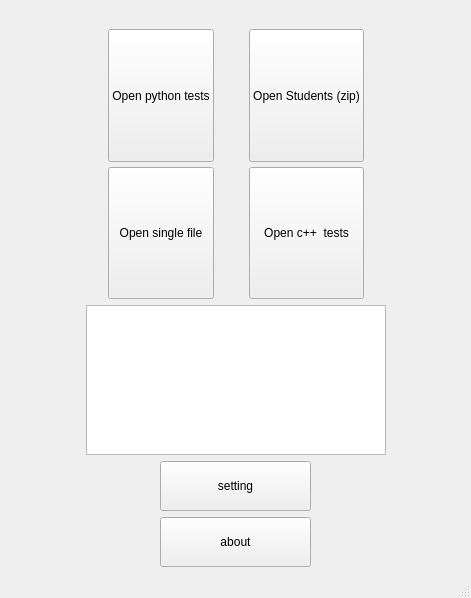
<?xml version="1.0" encoding="UTF-8"?>
<ui version="4.0">
 <class>MainWindow</class>
 <widget class="QMainWindow" name="MainWindow">
  <property name="geometry">
   <rect>
    <x>0</x>
    <y>0</y>
    <width>471</width>
    <height>598</height>
   </rect>
  </property>
  <property name="windowTitle">
   <string>MainWindow</string>
  </property>
  <widget class="QWidget" name="centralwidget">
   <layout class="QVBoxLayout" name="verticalLayout">
    <item>
     <widget class="QLabel" name="label">
      <property name="text">
       <string/>
      </property>
      <property name="pixmap">
       <pixmap>rc/Icon_1.jpg</pixmap>
      </property>
      <property name="alignment">
       <set>Qt::AlignCenter</set>
      </property>
     </widget>
    </item>
    <item>
     <layout class="QGridLayout" name="gridLayout">
      <property name="spacing">
       <number>5</number>
      </property>
      <item row="2" column="1">
       <widget class="QPushButton" name="openPythonTestButton">
        <property name="sizePolicy">
         <sizepolicy hsizetype="Expanding" vsizetype="Expanding">
          <horstretch>0</horstretch>
          <verstretch>0</verstretch>
         </sizepolicy>
        </property>
        <property name="minimumSize">
         <size>
          <width>0</width>
          <height>40</height>
         </size>
        </property>
        <property name="maximumSize">
         <size>
          <width>250</width>
          <height>16777215</height>
         </size>
        </property>
        <property name="text">
         <string>Open python tests</string>
        </property>
       </widget>
      </item>
      <item row="4" column="3">
       <widget class="QPushButton" name="openCppTestButton">
        <property name="sizePolicy">
         <sizepolicy hsizetype="Expanding" vsizetype="Expanding">
          <horstretch>0</horstretch>
          <verstretch>0</verstretch>
         </sizepolicy>
        </property>
        <property name="minimumSize">
         <size>
          <width>0</width>
          <height>40</height>
         </size>
        </property>
        <property name="maximumSize">
         <size>
          <width>250</width>
          <height>16777215</height>
         </size>
        </property>
        <property name="text">
         <string>Open c++  tests</string>
        </property>
       </widget>
      </item>
      <item row="4" column="1">
       <widget class="QPushButton" name="startButton">
        <property name="sizePolicy">
         <sizepolicy hsizetype="Expanding" vsizetype="Expanding">
          <horstretch>0</horstretch>
          <verstretch>0</verstretch>
         </sizepolicy>
        </property>
        <property name="minimumSize">
         <size>
          <width>0</width>
          <height>40</height>
         </size>
        </property>
        <property name="maximumSize">
         <size>
          <width>250</width>
          <height>16777215</height>
         </size>
        </property>
        <property name="text">
         <string>Open single file</string>
        </property>
       </widget>
      </item>
      <item row="4" column="0">
       <spacer name="horizontalSpacer_5">
        <property name="orientation">
         <enum>Qt::Horizontal</enum>
        </property>
        <property name="sizeType">
         <enum>QSizePolicy::MinimumExpanding</enum>
        </property>
        <property name="sizeHint" stdset="0">
         <size>
          <width>30</width>
          <height>20</height>
         </size>
        </property>
       </spacer>
      </item>
      <item row="4" column="2">
       <spacer name="horizontalSpacer_7">
        <property name="orientation">
         <enum>Qt::Horizontal</enum>
        </property>
        <property name="sizeType">
         <enum>QSizePolicy::Fixed</enum>
        </property>
        <property name="sizeHint" stdset="0">
         <size>
          <width>30</width>
          <height>20</height>
         </size>
        </property>
       </spacer>
      </item>
      <item row="2" column="3">
       <widget class="QPushButton" name="openStdButton">
        <property name="sizePolicy">
         <sizepolicy hsizetype="Expanding" vsizetype="Expanding">
          <horstretch>0</horstretch>
          <verstretch>0</verstretch>
         </sizepolicy>
        </property>
        <property name="minimumSize">
         <size>
          <width>0</width>
          <height>40</height>
         </size>
        </property>
        <property name="maximumSize">
         <size>
          <width>250</width>
          <height>16777215</height>
         </size>
        </property>
        <property name="text">
         <string>Open Students (zip)</string>
        </property>
        <property name="default">
         <bool>false</bool>
        </property>
       </widget>
      </item>
      <item row="2" column="4">
       <spacer name="horizontalSpacer_12">
        <property name="orientation">
         <enum>Qt::Horizontal</enum>
        </property>
        <property name="sizeType">
         <enum>QSizePolicy::MinimumExpanding</enum>
        </property>
        <property name="sizeHint" stdset="0">
         <size>
          <width>30</width>
          <height>20</height>
         </size>
        </property>
       </spacer>
      </item>
      <item row="2" column="0">
       <spacer name="horizontalSpacer_14">
        <property name="orientation">
         <enum>Qt::Horizontal</enum>
        </property>
        <property name="sizeType">
         <enum>QSizePolicy::MinimumExpanding</enum>
        </property>
        <property name="sizeHint" stdset="0">
         <size>
          <width>30</width>
          <height>20</height>
         </size>
        </property>
       </spacer>
      </item>
      <item row="2" column="2">
       <spacer name="horizontalSpacer_8">
        <property name="orientation">
         <enum>Qt::Horizontal</enum>
        </property>
        <property name="sizeType">
         <enum>QSizePolicy::Fixed</enum>
        </property>
        <property name="sizeHint" stdset="0">
         <size>
          <width>30</width>
          <height>20</height>
         </size>
        </property>
       </spacer>
      </item>
      <item row="4" column="4">
       <spacer name="horizontalSpacer_6">
        <property name="orientation">
         <enum>Qt::Horizontal</enum>
        </property>
        <property name="sizeType">
         <enum>QSizePolicy::MinimumExpanding</enum>
        </property>
        <property name="sizeHint" stdset="0">
         <size>
          <width>30</width>
          <height>20</height>
         </size>
        </property>
       </spacer>
      </item>
     </layout>
    </item>
    <item>
     <layout class="QHBoxLayout" name="horizontalLayout_3">
      <item>
       <spacer name="horizontalSpacer_10">
        <property name="orientation">
         <enum>Qt::Horizontal</enum>
        </property>
        <property name="sizeType">
         <enum>QSizePolicy::MinimumExpanding</enum>
        </property>
        <property name="sizeHint" stdset="0">
         <size>
          <width>50</width>
          <height>17</height>
         </size>
        </property>
       </spacer>
      </item>
      <item>
       <widget class="QListView" name="listView">
        <property name="sizePolicy">
         <sizepolicy hsizetype="MinimumExpanding" vsizetype="MinimumExpanding">
          <horstretch>0</horstretch>
          <verstretch>0</verstretch>
         </sizepolicy>
        </property>
        <property name="minimumSize">
         <size>
          <width>300</width>
          <height>0</height>
         </size>
        </property>
        <property name="maximumSize">
         <size>
          <width>16777215</width>
          <height>150</height>
         </size>
        </property>
       </widget>
      </item>
      <item>
       <spacer name="horizontalSpacer_9">
        <property name="orientation">
         <enum>Qt::Horizontal</enum>
        </property>
        <property name="sizeType">
         <enum>QSizePolicy::MinimumExpanding</enum>
        </property>
        <property name="sizeHint" stdset="0">
         <size>
          <width>50</width>
          <height>20</height>
         </size>
        </property>
       </spacer>
      </item>
     </layout>
    </item>
    <item>
     <layout class="QGridLayout" name="gridLayout_2">
      <item row="1" column="2">
       <widget class="QPushButton" name="settingButton">
        <property name="sizePolicy">
         <sizepolicy hsizetype="MinimumExpanding" vsizetype="MinimumExpanding">
          <horstretch>0</horstretch>
          <verstretch>0</verstretch>
         </sizepolicy>
        </property>
        <property name="minimumSize">
         <size>
          <width>100</width>
          <height>0</height>
         </size>
        </property>
        <property name="maximumSize">
         <size>
          <width>200</width>
          <height>50</height>
         </size>
        </property>
        <property name="text">
         <string>setting</string>
        </property>
       </widget>
      </item>
      <item row="1" column="1">
       <spacer name="horizontalSpacer_2">
        <property name="orientation">
         <enum>Qt::Horizontal</enum>
        </property>
        <property name="sizeType">
         <enum>QSizePolicy::MinimumExpanding</enum>
        </property>
        <property name="sizeHint" stdset="0">
         <size>
          <width>50</width>
          <height>20</height>
         </size>
        </property>
       </spacer>
      </item>
      <item row="1" column="3">
       <spacer name="horizontalSpacer">
        <property name="orientation">
         <enum>Qt::Horizontal</enum>
        </property>
        <property name="sizeType">
         <enum>QSizePolicy::MinimumExpanding</enum>
        </property>
        <property name="sizeHint" stdset="0">
         <size>
          <width>50</width>
          <height>20</height>
         </size>
        </property>
       </spacer>
      </item>
      <item row="2" column="3">
       <spacer name="horizontalSpacer_4">
        <property name="orientation">
         <enum>Qt::Horizontal</enum>
        </property>
        <property name="sizeType">
         <enum>QSizePolicy::MinimumExpanding</enum>
        </property>
        <property name="sizeHint" stdset="0">
         <size>
          <width>50</width>
          <height>20</height>
         </size>
        </property>
       </spacer>
      </item>
      <item row="2" column="2">
       <widget class="QPushButton" name="pushButton_7">
        <property name="sizePolicy">
         <sizepolicy hsizetype="MinimumExpanding" vsizetype="MinimumExpanding">
          <horstretch>0</horstretch>
          <verstretch>0</verstretch>
         </sizepolicy>
        </property>
        <property name="minimumSize">
         <size>
          <width>100</width>
          <height>0</height>
         </size>
        </property>
        <property name="maximumSize">
         <size>
          <width>200</width>
          <height>50</height>
         </size>
        </property>
        <property name="text">
         <string>about</string>
        </property>
       </widget>
      </item>
      <item row="2" column="1">
       <spacer name="horizontalSpacer_3">
        <property name="orientation">
         <enum>Qt::Horizontal</enum>
        </property>
        <property name="sizeType">
         <enum>QSizePolicy::MinimumExpanding</enum>
        </property>
        <property name="sizeHint" stdset="0">
         <size>
          <width>50</width>
          <height>20</height>
         </size>
        </property>
       </spacer>
      </item>
     </layout>
    </item>
   </layout>
  </widget>
  <widget class="QMenuBar" name="menubar">
   <property name="geometry">
    <rect>
     <x>0</x>
     <y>0</y>
     <width>471</width>
     <height>21</height>
    </rect>
   </property>
  </widget>
  <widget class="QStatusBar" name="statusbar"/>
 </widget>
 <resources/>
 <connections/>
</ui>
